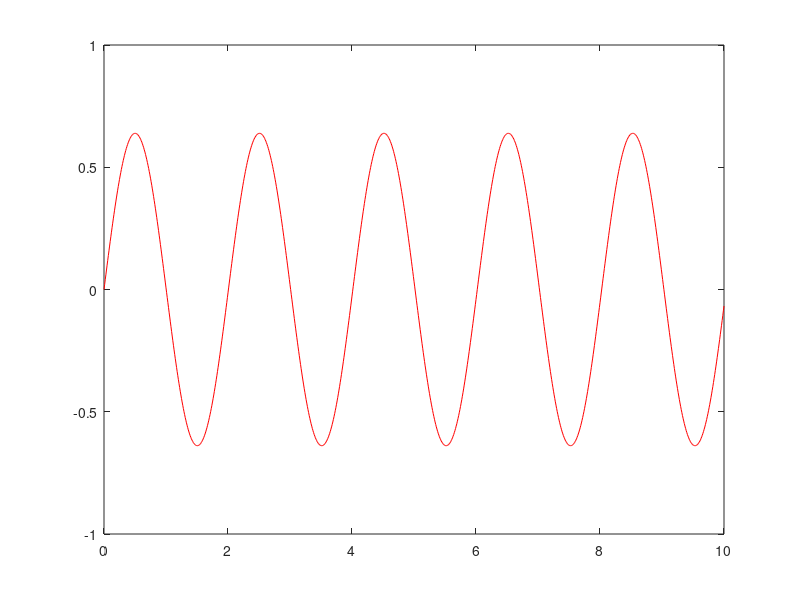
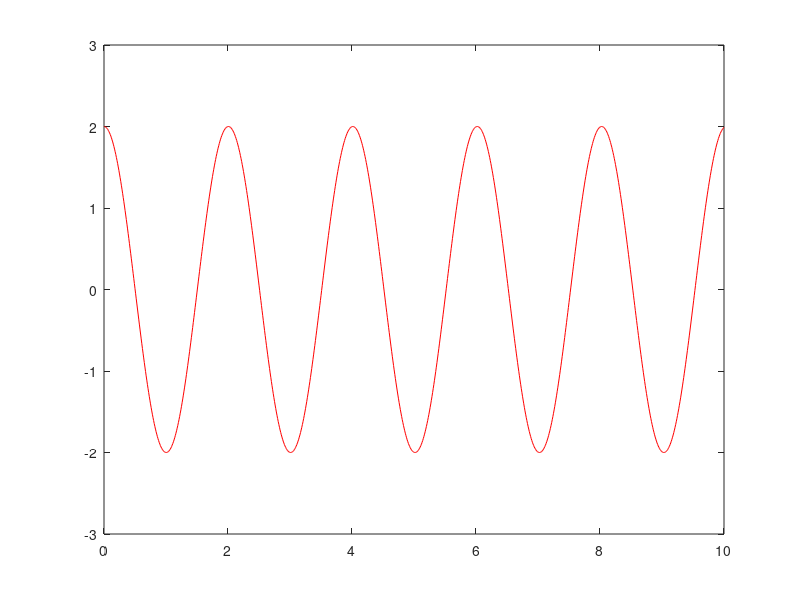

Source code (MATLAB) for these figures, in order:
function RK_pendulo
  %condiciones inciales y datos
  y1=0;
  y2=2;
  t0=0;
  dt=0.01;
  t=0:dt:10;
  Ndt=length(t);

  % Inicialización de los vectores de solución
  y=zeros(2,Ndt);
  y(1,1)=y1;
  y(2,1)=y2;
  t(1)=0;

  % Matriz del sistema lineal
  A=[0 1;-9.8/1 0];
  w=1; % Parámetro del método de Runge-Kutta

  for i=1:Ndt-1
      ya=y(:,i);
      K1=dt*(A*ya); %primer paso Rk
      % tg=(t(i)+dt/2)*(2*w)
      yg=ya+K1/(2*w);  % Valor intermedio
      K2=dt*(A*yg); %segundo paso Rk
      y(:,i+1)=ya+(1-w)*K1+w*K2; % Actualización de y
  endfor

  figure (1)
  plot (t, y(1,:), 'r')

  figure (2)
  plot (t, y(2,:), 'r')
endfunction

